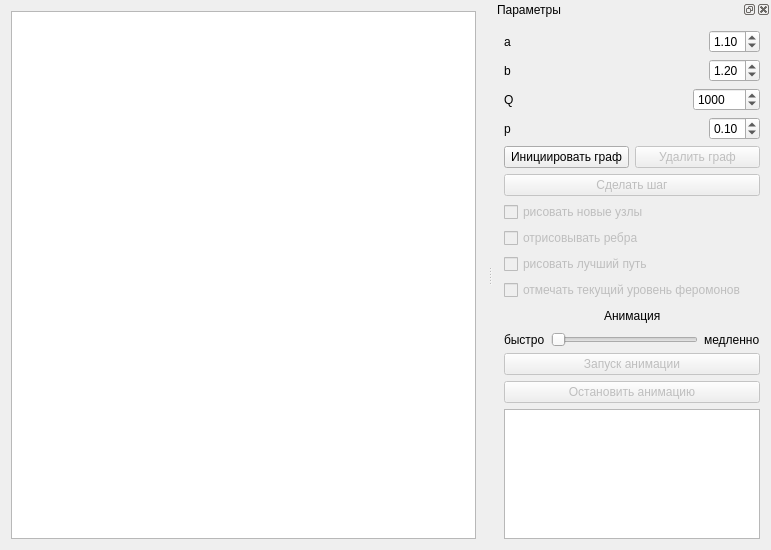
<?xml version="1.0" encoding="UTF-8"?>
<ui version="4.0">
 <class>MainWindow</class>
 <widget class="QMainWindow" name="MainWindow">
  <property name="enabled">
   <bool>true</bool>
  </property>
  <property name="geometry">
   <rect>
    <x>0</x>
    <y>0</y>
    <width>771</width>
    <height>550</height>
   </rect>
  </property>
  <property name="windowTitle">
   <string>AntGraph</string>
  </property>
  <widget class="QWidget" name="centralWidget">
   <layout class="QHBoxLayout" name="horizontalLayout_7">
    <item>
     <widget class="mgscena" name="graphicsView"/>
    </item>
   </layout>
  </widget>
  <widget class="QDockWidget" name="dockWidget">
   <property name="windowTitle">
    <string>Параметры</string>
   </property>
   <attribute name="dockWidgetArea">
    <number>2</number>
   </attribute>
   <widget class="QWidget" name="dockWidgetContents">
    <layout class="QVBoxLayout" name="verticalLayout_4">
     <item>
      <layout class="QVBoxLayout" name="verticalLayout_2">
       <item>
        <layout class="QHBoxLayout" name="horizontalLayout_4">
         <item>
          <widget class="QLabel" name="label">
           <property name="text">
            <string>a</string>
           </property>
          </widget>
         </item>
         <item>
          <spacer name="horizontalSpacer">
           <property name="orientation">
            <enum>Qt::Horizontal</enum>
           </property>
           <property name="sizeHint" stdset="0">
            <size>
             <width>40</width>
             <height>20</height>
            </size>
           </property>
          </spacer>
         </item>
         <item>
          <widget class="QDoubleSpinBox" name="doubleSpinBoxA">
           <property name="decimals">
            <number>2</number>
           </property>
           <property name="minimum">
            <double>0.010000000000000</double>
           </property>
           <property name="maximum">
            <double>5.000000000000000</double>
           </property>
           <property name="singleStep">
            <double>0.100000000000000</double>
           </property>
           <property name="value">
            <double>1.100000000000000</double>
           </property>
          </widget>
         </item>
        </layout>
       </item>
       <item>
        <layout class="QHBoxLayout" name="horizontalLayout_3">
         <item>
          <widget class="QLabel" name="label_2">
           <property name="text">
            <string>b</string>
           </property>
          </widget>
         </item>
         <item>
          <spacer name="horizontalSpacer_2">
           <property name="orientation">
            <enum>Qt::Horizontal</enum>
           </property>
           <property name="sizeHint" stdset="0">
            <size>
             <width>40</width>
             <height>20</height>
            </size>
           </property>
          </spacer>
         </item>
         <item>
          <widget class="QDoubleSpinBox" name="doubleSpinBoxB">
           <property name="decimals">
            <number>2</number>
           </property>
           <property name="minimum">
            <double>0.010000000000000</double>
           </property>
           <property name="maximum">
            <double>5.000000000000000</double>
           </property>
           <property name="singleStep">
            <double>0.010000000000000</double>
           </property>
           <property name="value">
            <double>1.200000000000000</double>
           </property>
          </widget>
         </item>
        </layout>
       </item>
       <item>
        <layout class="QHBoxLayout" name="horizontalLayout_2">
         <item>
          <widget class="QLabel" name="label_3">
           <property name="text">
            <string>Q</string>
           </property>
          </widget>
         </item>
         <item>
          <spacer name="horizontalSpacer_3">
           <property name="orientation">
            <enum>Qt::Horizontal</enum>
           </property>
           <property name="sizeHint" stdset="0">
            <size>
             <width>40</width>
             <height>20</height>
            </size>
           </property>
          </spacer>
         </item>
         <item>
          <widget class="QSpinBox" name="spinBoxQ">
           <property name="minimum">
            <number>1</number>
           </property>
           <property name="maximum">
            <number>100000</number>
           </property>
           <property name="singleStep">
            <number>10</number>
           </property>
           <property name="value">
            <number>1000</number>
           </property>
           <property name="displayIntegerBase">
            <number>10</number>
           </property>
          </widget>
         </item>
        </layout>
       </item>
       <item>
        <layout class="QHBoxLayout" name="horizontalLayout">
         <item>
          <widget class="QLabel" name="label_4">
           <property name="text">
            <string>p</string>
           </property>
          </widget>
         </item>
         <item>
          <spacer name="horizontalSpacer_4">
           <property name="orientation">
            <enum>Qt::Horizontal</enum>
           </property>
           <property name="sizeHint" stdset="0">
            <size>
             <width>40</width>
             <height>20</height>
            </size>
           </property>
          </spacer>
         </item>
         <item>
          <widget class="QDoubleSpinBox" name="doubleSpinBoxP">
           <property name="decimals">
            <number>2</number>
           </property>
           <property name="minimum">
            <double>0.010000000000000</double>
           </property>
           <property name="maximum">
            <double>1.000000000000000</double>
           </property>
           <property name="singleStep">
            <double>0.010000000000000</double>
           </property>
           <property name="value">
            <double>0.100000000000000</double>
           </property>
          </widget>
         </item>
        </layout>
       </item>
      </layout>
     </item>
     <item>
      <layout class="QVBoxLayout" name="verticalLayout">
       <item>
        <layout class="QHBoxLayout" name="horizontalLayout_8">
         <item>
          <widget class="QPushButton" name="pushButtonInitGraph">
           <property name="text">
            <string>Инициировать граф</string>
           </property>
          </widget>
         </item>
         <item>
          <widget class="QPushButton" name="pushButtonClear">
           <property name="enabled">
            <bool>false</bool>
           </property>
           <property name="text">
            <string>Удалить граф</string>
           </property>
          </widget>
         </item>
        </layout>
       </item>
       <item>
        <widget class="QPushButton" name="pushButtonStep">
         <property name="enabled">
          <bool>false</bool>
         </property>
         <property name="text">
          <string>Сделать шаг</string>
         </property>
        </widget>
       </item>
       <item>
        <widget class="QCheckBox" name="checkBox">
         <property name="enabled">
          <bool>false</bool>
         </property>
         <property name="text">
          <string>рисовать новые узлы</string>
         </property>
         <property name="checked">
          <bool>false</bool>
         </property>
         <property name="tristate">
          <bool>false</bool>
         </property>
        </widget>
       </item>
       <item>
        <widget class="QCheckBox" name="checkBoxDrawLines">
         <property name="enabled">
          <bool>false</bool>
         </property>
         <property name="text">
          <string>отрисовывать ребра</string>
         </property>
        </widget>
       </item>
       <item>
        <widget class="QCheckBox" name="checkBoxDraWay">
         <property name="enabled">
          <bool>false</bool>
         </property>
         <property name="text">
          <string>рисовать лучший путь</string>
         </property>
        </widget>
       </item>
       <item>
        <widget class="QCheckBox" name="checkBoxDrawPh">
         <property name="enabled">
          <bool>false</bool>
         </property>
         <property name="text">
          <string>отмечать текущий уровень феромонов</string>
         </property>
        </widget>
       </item>
      </layout>
     </item>
     <item>
      <layout class="QVBoxLayout" name="verticalLayout_3">
       <item>
        <layout class="QHBoxLayout" name="horizontalLayout_6">
         <item>
          <spacer name="horizontalSpacer_5">
           <property name="orientation">
            <enum>Qt::Horizontal</enum>
           </property>
           <property name="sizeHint" stdset="0">
            <size>
             <width>40</width>
             <height>20</height>
            </size>
           </property>
          </spacer>
         </item>
         <item>
          <widget class="QLabel" name="label_5">
           <property name="text">
            <string>Анимация</string>
           </property>
          </widget>
         </item>
         <item>
          <spacer name="horizontalSpacer_6">
           <property name="orientation">
            <enum>Qt::Horizontal</enum>
           </property>
           <property name="sizeHint" stdset="0">
            <size>
             <width>40</width>
             <height>20</height>
            </size>
           </property>
          </spacer>
         </item>
        </layout>
       </item>
       <item>
        <layout class="QHBoxLayout" name="horizontalLayout_5">
         <item>
          <widget class="QLabel" name="label_6">
           <property name="text">
            <string>быстро</string>
           </property>
          </widget>
         </item>
         <item>
          <widget class="QSlider" name="horizontalSlider">
           <property name="enabled">
            <bool>false</bool>
           </property>
           <property name="minimum">
            <number>1</number>
           </property>
           <property name="maximum">
            <number>11</number>
           </property>
           <property name="orientation">
            <enum>Qt::Horizontal</enum>
           </property>
          </widget>
         </item>
         <item>
          <widget class="QLabel" name="label_7">
           <property name="text">
            <string>медленно</string>
           </property>
          </widget>
         </item>
        </layout>
       </item>
       <item>
        <widget class="QPushButton" name="pushButtonAnimStart">
         <property name="enabled">
          <bool>false</bool>
         </property>
         <property name="text">
          <string>Запуск анимации</string>
         </property>
        </widget>
       </item>
       <item>
        <widget class="QPushButton" name="pushButtonAnimStop">
         <property name="enabled">
          <bool>false</bool>
         </property>
         <property name="text">
          <string>Остановить анимацию</string>
         </property>
        </widget>
       </item>
      </layout>
     </item>
     <item>
      <widget class="QTextEdit" name="textEdit"/>
     </item>
    </layout>
   </widget>
  </widget>
 </widget>
 <layoutdefault spacing="6" margin="11"/>
 <customwidgets>
  <customwidget>
   <class>mgscena</class>
   <extends>QGraphicsView</extends>
   <header>mgscena.h</header>
  </customwidget>
 </customwidgets>
 <resources/>
 <connections/>
</ui>
